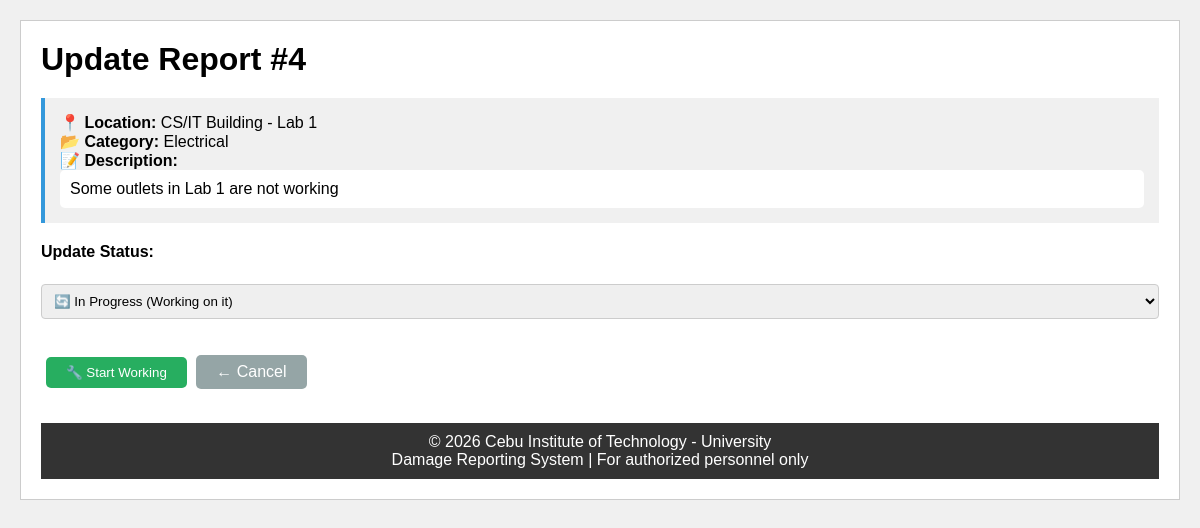
/staff/update_status.php?id=4 (signed in), run on the app's committed database.
### tables this page shows
CREATE TABLE `damage_report` (
  `ReportID` int(11) NOT NULL,
  `ReporterID` int(11) NOT NULL,
  `LocationID` int(11) NOT NULL,
  `StaffID` int(11) DEFAULT NULL,
  `Category` varchar(50) NOT NULL,
  `Description` text NOT NULL,
  `Status` enum('pending','in-progress','resolved','cancelled') DEFAULT 'pending',
  `DateReported` datetime DEFAULT current_timestamp(),
  `DateResolved` datetime DEFAULT NULL
);

### staff/update_status.php (the view, shortened to what this page needs)
<?php
require_once '../config/database.php';
$report_id = $_GET['id'] ?? null;
$staff_id = $_SESSION['user_id'];
$check = "SELECT dr.*,
          CONCAT(l.BuildingName, ' - ', l.ClassRoomNum) as Location
          FROM damage_report dr
          JOIN location l ON dr.LocationID = l.LocationID
          WHERE dr.ReportID='$report_id' AND dr.StaffID='$staff_id'";
$check_result = mysqli_query($conn, $check);
$report = mysqli_fetch_assoc($check_result);
include '../includes/header.php';
?>
<h1>Update Report #<?php echo $report_id; ?></h1>
<div class="report-details">
    <p><strong>📍 Location:</strong> <?php echo htmlspecialchars($report['Location']); ?></p>
    <p><strong>📂 Category:</strong> <?php echo htmlspecialchars($report['Category']); ?></p>
    <p><strong>📝 Description:</strong></p>
    <p style="background: white; padding: 10px; border-radius: 5px;">
        <?php echo nl2br(htmlspecialchars($report['Description'])); ?>
    </p>
</div>
<form method="POST">
    <label><strong>Update Status:</strong></label><br><br>
    <select name="status" required>
        <?php if($report['Status'] == 'pending'): ?>
            <option value="in-progress">🔄 In Progress (Working on it)</option>
        <?php elseif($report['Status'] == 'in-progress'): ?>
            <option value="resolved">✅ Resolved (Completed)</option>
        <?php endif; ?>
    </select>
    <br><br>
    <?php if($report['Status'] == 'pending'): ?>
        <button type="submit" class="btn-primary">🔧 Start Working</button>
    <?php elseif($report['Status'] == 'in-progress'): ?>
        <button type="submit" class="btn-primary">✅ Mark as Resolved</button>
    <?php endif; ?>
    <a href="dashboard.php" class="btn-secondary">← Cancel</a>
</form>
<?php include '../includes/footer.php'; ?>

### assets/css/style.css (style rules this page uses)
* { margin: 0; padding: 0; box-sizing: border-box; }
body { font-family: Arial, Helvetica, sans-serif; background: #f0f0f0; padding: 20px; }
form { margin: 20px 0; }
input, select, textarea { width: 100%; padding: 8px; margin: 5px 0 15px 0; border: 1px solid #ccc; border-radius: 4px; }
label { font-weight: bold; }
button, .btn { background: #007bff; color: white; padding: 8px 15px; border: none; cursor: pointer; text-decoration: none; display: inline-block; margin: 5px; border-radius: 4px; }
.btn-secondary { background: #6c757d; }

### staff/update_status.php (style rules this page uses)
.report-details { background: #f0f0f0; padding: 15px; margin: 20px 0; border-left: 4px solid #3498db; }
.btn-primary { background-color: #27ae60; color: white; padding: 8px 20px; border: none; border-radius: 5px; cursor: pointer; }
.btn-secondary { background-color: #95a5a6; color: white; padding: 8px 20px; text-decoration: none; border-radius: 5px; display: inline-block; }

### data on the page
damage_report: Category "Electrical", Description "Some outlets in Lab 1 are not working", status "🔄 In Progress (Working on it)"

### other printed values
$report_id "4"
$report['Location'] "CS/IT Building - Lab 1"
